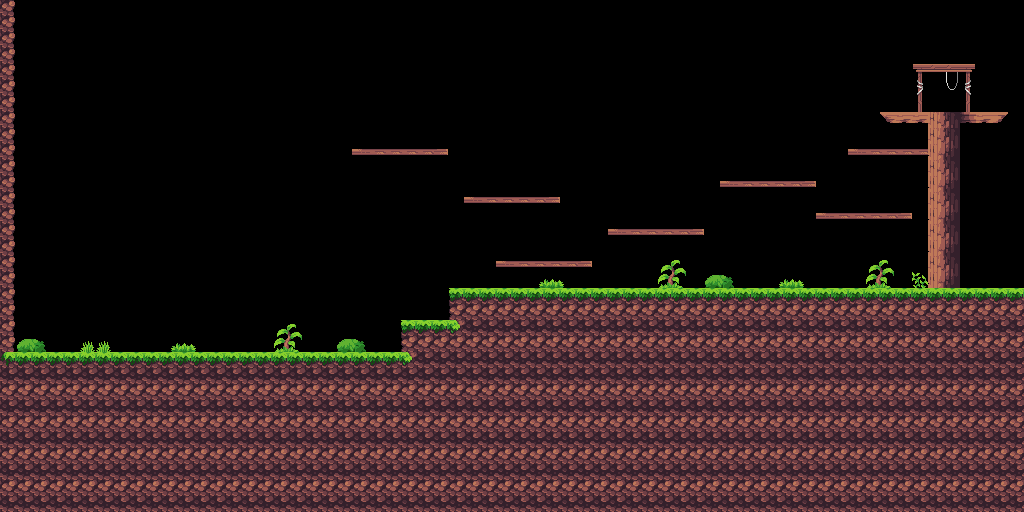

Tiled map render using the project's own tile images. Description and the map definition, with tile-layer contents summarised, below:
An orthogonal 64x32 tile map with 16x16 px tiles, 1 tile layer (Map) and 26 objects (6x Coin, 3x SpikesTrap, 2x Skeleton, StartPoint, EndPoint).

<map version="1.5" tiledversion="1.7.2" orientation="orthogonal" renderorder="right-down" width="64" height="32" tilewidth="16" tileheight="16" infinite="0" nextlayerid="10" nextobjectid="72">
 <editorsettings>
  <export target="map2.lua" format="lua" />
 </editorsettings>
 <tileset firstgid="1" source="Assets.tsx" />
 <layer id="1" name="Map" width="64" height="32">
  <data>[2048 cells, 921 non-empty, 42 distinct tile ids]</data>
 </layer>
 <objectgroup id="6" name="GameObjects">
  <object id="29" name="StartPoint" x="32" y="352" />
  <object id="30" name="EndPoint" x="920" y="64" width="48" height="48" />
 </objectgroup>
 <objectgroup id="7" name="PatrolEnemy">
  <object id="31" name="Skeleton" x="160" y="352" width="200" />
  <object id="71" name="Skeleton" x="630" y="229" width="50" />
 </objectgroup>
 <objectgroup id="8" name="Traps">
  <object id="45" name="SpikesTrap" x="511" y="197" />
  <object id="65" name="SpikesTrap" x="760" y="181" />
  <object id="66" name="SpikesTrap" x="856" y="213" />
 </objectgroup>
 <objectgroup id="9" name="Items">
  <object id="49" name="Coin" x="427" y="320">
   <properties>
    <property name="Value" type="int" value="1" />
   </properties>
  </object>
  <object id="50" name="Coin" x="400" y="149">
   <properties>
    <property name="Value" type="int" value="3" />
   </properties>
  </object>
  <object id="53" name="Coin" x="368" y="149">
   <properties>
    <property name="Value" type="int" value="5" />
   </properties>
  </object>
  <object id="68" name="Coin" x="902" y="213">
   <properties>
    <property name="Value" type="int" value="3" />
   </properties>
  </object>
  <object id="69" name="Coin" x="914" y="149">
   <properties>
    <property name="Value" type="int" value="1" />
   </properties>
  </object>
  <object id="70" name="Coin" x="879" y="213">
   <properties>
    <property name="Value" type="int" value="1" />
   </properties>
  </object>
 </objectgroup>
 <objectgroup id="5" name="Collisions">
  <object id="33" x="0" y="0" width="16" height="352" />
  <object id="34" x="0" y="352" width="400" height="160" />
  <object id="36" x="400" y="320" width="48" height="192" />
  <object id="37" x="448" y="288" width="577" height="224" />
  <object id="57" x="464" y="197" width="96" height="6" />
  <object id="58" x="496" y="261" width="96" height="6" />
  <object id="59" x="608" y="229" width="96" height="6" />
  <object id="60" x="720" y="181" width="96" height="6" />
  <object id="61" x="816" y="213" width="96" height="6" />
  <object id="62" x="848" y="149" width="80" height="6" />
  <object id="63" x="928" y="123" width="32" height="165" />
  <object id="64" x="880" y="112" width="128" height="11" />
  <object id="67" x="352" y="149" width="96" height="6" />
 </objectgroup>
</map>
